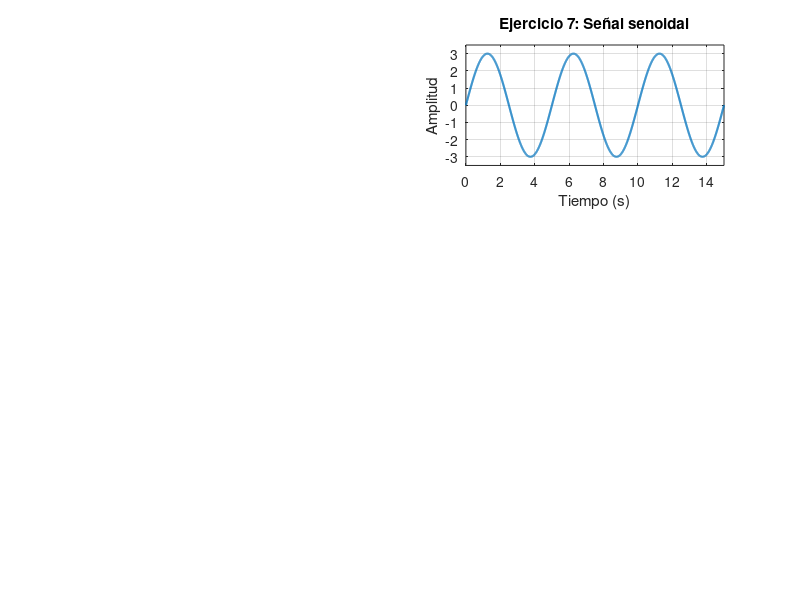

Recreate this plot in MATLAB.
clc;
clear;
close all;

figure;

A7 = 3;
T7 = 5;

t7 = 0:0.01:3*T7;
x7 = A7*sin((2*pi/T7)*t7);

subplot(3,2,2)
plot(t7,x7,'LineWidth',1.5);
grid on;
title('Ejercicio 7: Señal senoidal');
xlabel('Tiempo (s)');
ylabel('Amplitud');
xlim([0 3*T7]);
ylim([-3.5 3.5]);
